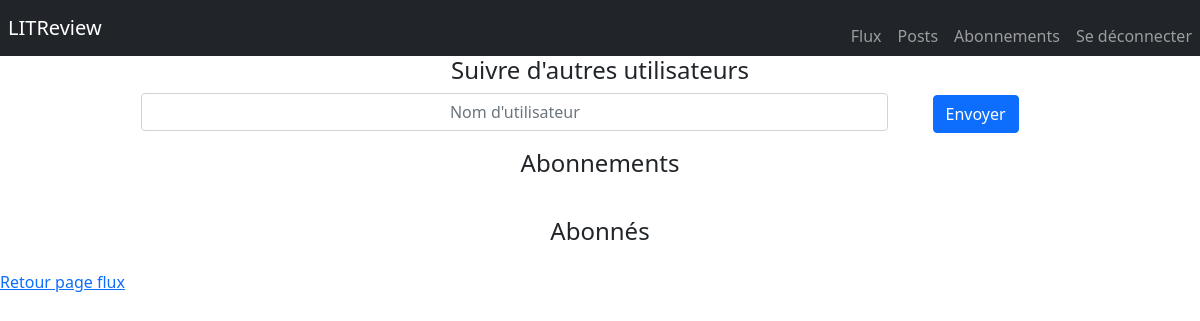
The page /follow/ (signed in) on the database as committed earlier.
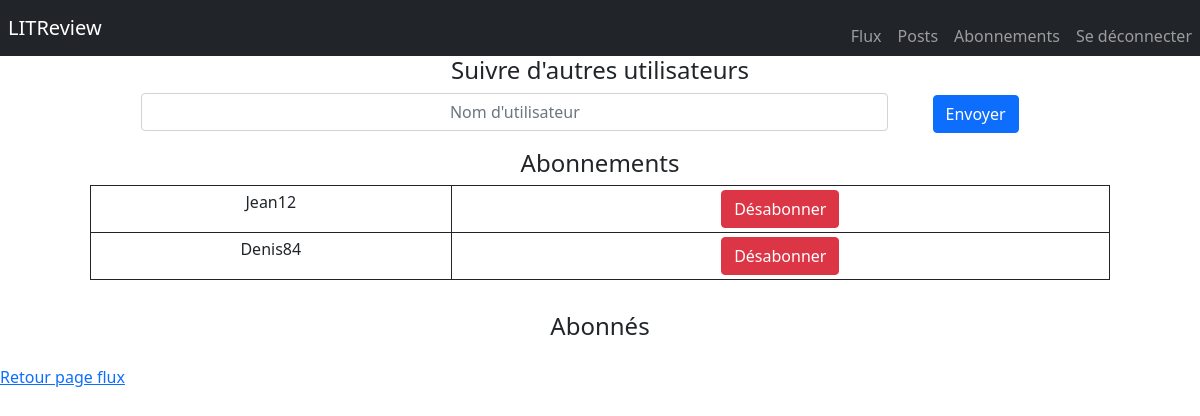
The same page on the database as committed later.
### litR_site/models.py (models this page shows)
class UserFollows(models.Model):
    user = models.ForeignKey(
        to=settings.AUTH_USER_MODEL,
        on_delete=models.CASCADE, related_name='following')
    followed_user = models.ForeignKey(
        to=settings.AUTH_USER_MODEL,
        on_delete=models.CASCADE, related_name='followed_user')
    class Meta:
        unique_together = ('user', 'followed_user', )

### litR_site/views.py (the view)
# urls.py: path('follow/', follow_users, name="follow"),
@login_required(login_url='home')
def follow_users(request):
    if request.POST:
        username = request.POST['username']
        user = User.objects.get(username__exact=username)
        if user is not None:
            UserFollows.objects.create(user=request.user, followed_user=user)
    usersfollows = UserFollows.objects.filter(user__exact=request.user)
    followeds = UserFollows.objects.filter(followed_user__exact=request.user)
    return render(request, 'follow_users.html', {'usersfollows': usersfollows, 'followeds': followeds})

### litR_site/templates/follow_users.html (shortened to what this page needs)
{% extends "base_02.html" %}
{% load static %}
{% block content %}
    <div class="row">
	<div class="col-10 offset-1">
		<div class="row text-center mb-3">
			<h4>Suivre d'autres utilisateurs</h4>
			<form  method="post">
				<div class="col-9 d-inline-block">
					<input class="form-control text-center" type="text" name="username" placeholder="Nom d'utilisateur">
				</div>
				<div class="col-2 d-inline-block">
					<button class="btn btn-primary">Envoyer</button>
				</div>
			</form>
		</div>
		<div class="row text-center mb-3">
			<h4>Abonnements</h4>
			<table class="table table-sm table-bordered border-dark">
				<tbody>
					{% for usersfollow in usersfollows %}
					<tr>
						<td>{{ usersfollow.followed_user }}</td>
						<td><a href="{% url 'unfollow' usersfollow.id %}" class="btn btn-danger">Désabonner</a></td>
					</tr>
					{% endfor %}
				</tbody>
			</table>
		</div>
		<div class="row text-center">
			<h4>Abonnés</h4>
		</div>
	</div>
        <a class="" href="{% url 'flux' %}" >Retour page flux</a>
</div>
{% endblock %}

### litR_site/templates/base_02.html (shortened to what this page needs)
<!DOCTYPE html>
{% load static %}
<html lang="en">
<head>
    <link href="https://cdn.jsdelivr.net/npm/bootstrap@5.0.2/dist/css/bootstrap.min.css" rel="stylesheet"
>
    <link rel="stylesheet" href="{% static 'css/style.css' %}">
</head>
<body>
    <nav class="navbar navbar-expand-lg navbar-dark bg-dark">
    <a href="/flux" class="navbar-brand ms-2 ">LITReview</a>
    <div>
        <ul class="navbar-nav ms-auto position-absolute bottom-0 end-0">
        {% if user.is_authenticated %}
            <li class="nav-item active">
                <a class="nav-link" href="{% url 'flux' %}">Flux</a>
            </li>
            <li class="nav-item active">
                <a class="nav-link" href="{% url 'show-critics' %}">Posts</a>
            </li>
            <li class="nav-item active">
                <a class="nav-link" href="{% url 'follow' %}">Abonnements</a>
            </li>
            <li class="nav-item active">
                <a class="nav-link " href="{% url 'logout' %}">Se déconnecter</a>
            </li>
        {% endif %}
        </ul>
    </div>
</nav>
    <section class="base">
        {% block content %}
        {% endblock %}
    </section>
</body>
</html>

Rows that differ between the two databases and show on the page:
added UserFollows: followed_user "Jean12"
added UserFollows: followed_user "Denis84"
